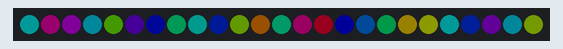
Bench run of a sketch on a simulated Arduino Uno, built with avr-gcc and run on an emulated ATmega328P. On the bench: 25 RGB LEDs in strip order, left to right. Dim RGB values are drawn brighter than linear.

Above: at 0.02 s.
At 4.86 s:
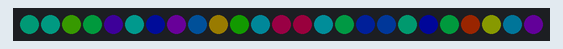
At 9.97 s:
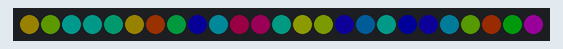
At 19.92 s:
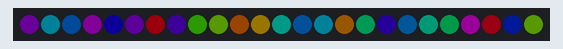
At 29.87 s:
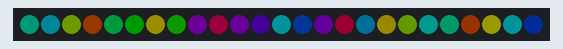
At 39.82 s:
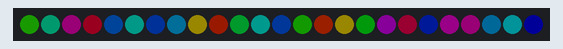

The sketch:

LED_Matrix_Perlin_Noise_Gradient_Generator.ino
```cpp
/*
 * This program generates smoothly changing procedural color
 * gradients across the 5x5 RGB matrix using interpolated noise.
 */

#include <Arduino.h>
#include <Adafruit_NeoPixel.h>
#include <math.h>

#define MATRIX_PIN 7
#define NUM_LEDS   25

Adafruit_NeoPixel matrix(
  NUM_LEDS,
  MATRIX_PIN,
  NEO_GRB + NEO_KHZ800
);

int pixelXY(int x, int y)
{
  if (y % 2 == 0)
    return y * 5 + x;

  return y * 5 + (4 - x);
}

// Smooth interpolation
float smoothStep(float t)
{
  return t * t * (3.0 - 2.0 * t);
}

// Simple procedural noise
float noise2D(float x, float y)
{
  float value =
    sin(x * 1.7 + sin(y * 1.3)) *
    cos(y * 1.9 + sin(x * 0.8));

  return (value + 1.0) / 2.0;
}

void setup()
{
  matrix.begin();
  matrix.setBrightness(25);
}

void loop()
{
  static float time = 0;

  for (int y = 0; y < 5; y++)
  {
    for (int x = 0; x < 5; x++)
    {
      float n =
        noise2D(
          x * 0.6 + time,
          y * 0.6 + time * 0.7
        );

      uint16_t hue =
        n * 65535;

      matrix.setPixelColor(
        pixelXY(x, y),
        matrix.ColorHSV(
          hue,
          255,
          255
        )
      );
    }
  }

  matrix.show();

  time += 0.05;

  delay(50);
}
```
